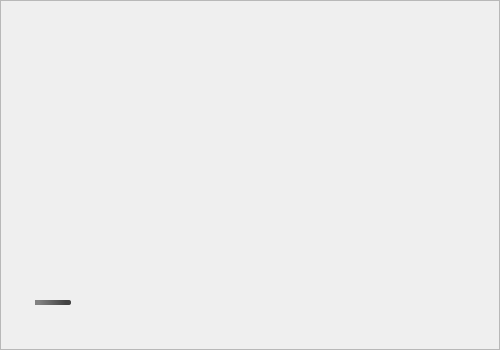
<?xml version="1.0" encoding="UTF-8"?>
<ui version="4.0">
 <class>MainWindow</class>
 <widget class="QMainWindow" name="MainWindow">
  <property name="geometry">
   <rect>
    <x>0</x>
    <y>0</y>
    <width>500</width>
    <height>350</height>
   </rect>
  </property>
  <property name="minimumSize">
   <size>
    <width>500</width>
    <height>350</height>
   </size>
  </property>
  <property name="maximumSize">
   <size>
    <width>500</width>
    <height>350</height>
   </size>
  </property>
  <property name="windowTitle">
   <string>MainWindow</string>
  </property>
  <widget class="QWidget" name="centralwidget">
   <layout class="QVBoxLayout" name="verticalLayout">
    <property name="spacing">
     <number>0</number>
    </property>
    <property name="leftMargin">
     <number>0</number>
    </property>
    <property name="topMargin">
     <number>0</number>
    </property>
    <property name="rightMargin">
     <number>0</number>
    </property>
    <property name="bottomMargin">
     <number>0</number>
    </property>
    <item>
     <widget class="QFrame" name="frame">
      <property name="minimumSize">
       <size>
        <width>500</width>
        <height>350</height>
       </size>
      </property>
      <property name="maximumSize">
       <size>
        <width>500</width>
        <height>350</height>
       </size>
      </property>
      <property name="frameShape">
       <enum>QFrame::StyledPanel</enum>
      </property>
      <property name="frameShadow">
       <enum>QFrame::Raised</enum>
      </property>
      <widget class="QLabel" name="label">
       <property name="geometry">
        <rect>
         <x>0</x>
         <y>0</y>
         <width>500</width>
         <height>350</height>
        </rect>
       </property>
       <property name="minimumSize">
        <size>
         <width>500</width>
         <height>350</height>
        </size>
       </property>
       <property name="maximumSize">
        <size>
         <width>500</width>
         <height>350</height>
        </size>
       </property>
       <property name="text">
        <string/>
       </property>
       <property name="pixmap">
        <pixmap>../Icons-mine/Splashscreen.jpg</pixmap>
       </property>
      </widget>
      <widget class="QProgressBar" name="progressBar">
       <property name="geometry">
        <rect>
         <x>35</x>
         <y>300</y>
         <width>150</width>
         <height>5</height>
        </rect>
       </property>
       <property name="minimumSize">
        <size>
         <width>150</width>
         <height>5</height>
        </size>
       </property>
       <property name="maximumSize">
        <size>
         <width>150</width>
         <height>5</height>
        </size>
       </property>
       <property name="styleSheet">
        <string notr="true">QProgressBar{
	background:transparent;
	border-top-right-radius:2px;
	border-bottom-right-radius:2px;
}


QProgressBar::chunk{
	background-color: qlineargradient(spread:pad, x1:0.926, y1:0.528682, x2:0.0626818, y2:0.54, stop:0.0795455 rgba(66, 66, 66, 255), stop:0.943182 rgba(129, 129, 129, 255));
	border-top-right-radius:2px;
	border-bottom-right-radius:2px;
}
</string>
       </property>
       <property name="value">
        <number>24</number>
       </property>
       <property name="textVisible">
        <bool>false</bool>
       </property>
       <property name="orientation">
        <enum>Qt::Horizontal</enum>
       </property>
       <property name="invertedAppearance">
        <bool>false</bool>
       </property>
      </widget>
     </widget>
    </item>
   </layout>
  </widget>
 </widget>
 <resources/>
 <connections/>
</ui>
